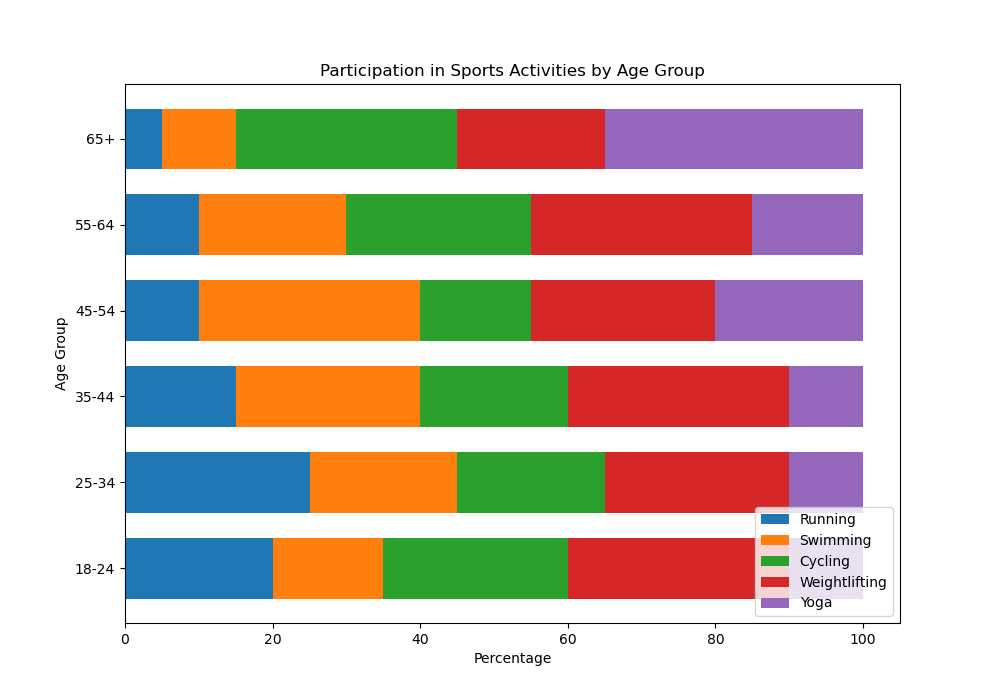

Recreate this plot in Python.

import matplotlib.pyplot as plt
import numpy as np

# Data
age_groups = ["18-24", "25-34", "35-44", "45-54", "55-64", "65+"]
running = [20, 25, 15, 10, 10, 5]
swimming = [15, 20, 25, 30, 20, 10]
cycling = [25, 20, 20, 15, 25, 30]
weightlifting = [30, 25, 30, 25, 30, 20]
yoga = [10, 10, 10, 20, 15, 35]

# Stack data
data = np.array([running, swimming, cycling, weightlifting, yoga])
data_cum = data.cumsum(axis=0)

# Bar widths and colors
bar_width = 0.7
colors = ['#1f77b4', '#ff7f0e', '#2ca02c', '#d62728', '#9467bd']

# Create horizontal stacked bar chart
fig, ax = plt.subplots(figsize=(10, 7))

# Plot data
for i, (colname, color) in enumerate(zip(["Running", "Swimming", "Cycling", "Weightlifting", "Yoga"], colors)):
    widths = data[i]
    starts = data_cum[i] - widths
    ax.barh(age_groups, widths, left=starts, height=bar_width, label=colname, color=color)

# Add title and labels
ax.set_title('Participation in Sports Activities by Age Group')
ax.set_xlabel('Percentage')
ax.set_ylabel('Age Group')
ax.legend(loc='lower right')

plt.show()
